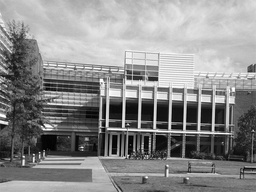
#> input picture PS4-all/PS4-input/transA.jpg, 256 x 192 px, shrunk from 640 x 480 before the run
$ python ps4-1-2.py   (older library calls are emulated)
#> lines starting #> are read from the running program, lines starting #| are printed output that depends on the picture
### PS4-all/PS4-code/Functions.py
import numpy as np
import cv2
from math import *
import random
import itertools

def compute_gradients(image,aperture_size):

    # Gaussian derivative kernels
    g = cv2.getGaussianKernel(aperture_size, -1) * cv2.getGaussianKernel(aperture_size, -1).T
    gy, gx = np.gradient(g)

    # Filter with the kernel computed below and apply to the image and retrieve gradients
    Ix = cv2.filter2D(image, cv2.CV_32F, gx)
    Iy = cv2.filter2D(image, cv2.CV_32F, gy)

    return Ix,Iy

def colors_scaling(gradient): return np.asarray((gradient - np.min(gradient)) / (np.max(gradient) - np.min(gradient)) * 255, dtype="uint8")

def Harris_corner_response(Ix,Iy,alpha,window):

    Ix2 = Ix**2
    Iy2 = Iy**2
    Ixy = np.multiply(Ix,Iy)

    rows,cols = Ix.shape
    window_size = window.shape[0]

    R = np.zeros([rows,cols])

    for r in range(int(floor(window_size / 2.0)), int(rows - floor(window_size / 2.0))):
        min_r = int(r-floor(window_size/2.0))
        max_r = int(r+ceil(window_size/2.0))
        for c in range(int(floor(window_size / 2.0)), int(cols - floor(window_size / 2.0))):

            # Initializing the matrix M

            M = np.zeros([2,2])

            # Compute the dimension of the window in function of the pixel location

            min_c = int(c-floor(window_size/2.0))
            max_c = int(c+ceil(window_size/2.0))

            # Determining the matrix M values

            M[0, 0] = np.sum(np.multiply(window, Ix2[min_r:max_r, min_c:max_c]))
            M[1, 0] = np.sum(np.multiply(window, Ixy[min_r:max_r, min_c:max_c]))
            M[0, 1] = np.sum(np.multiply(window, Ixy[min_r:max_r, min_c:max_c]))
            M[1, 1] = np.sum(np.multiply(window, Iy2[min_r:max_r, min_c:max_c]))


            # Compute the value of R for the matrix M at pixel location [r,c]

            R[r,c] = np.linalg.det(M) - alpha*np.trace(M)

    return R


def Harris_thresholding(R,threshold):
    R[R < threshold] = 0
    return R

# [36 lines left out: functions non_maxima_suppression, corners_markers, not called in this run]

def compute_angle(Ix,Iy): return np.arctan2(Iy, Ix)


# [194 lines left out: functions directions, descriptors_description, descriptors_matching, generate_colors, draw_matches, translational_ransac and 3 more, not called in this run]

### PS4-all/PS4-code/ps4-1-2.py
import os
import cv2
from matplotlib import pyplot as plt
import numpy as np
from Functions import compute_gradients, Harris_corner_response, colors_scaling


os.chdir("/Users/melisandezonta/Documents/Documents/Documents/GTL_courses_second_semester/Computer-Vision/PS4-all/PS4-input/")

images = ["transA","transB","simA","simB"]


plt.figure(figsize=(8,8))

for i in range(len(images)):

    image = cv2.cvtColor(cv2.imread(images[i]+".jpg"), cv2.COLOR_BGR2GRAY)
#> image: shape (192, 256); min 0, max 255, mean 139
    m, n = image.shape
#> m = 192; n = 256


    # Computing X and Y gradient

    Ix, Iy = compute_gradients(image, 3)
#> in compute_gradients, `Ix = cv2.filter2D(image, cv2.CV_32F, gx)`:
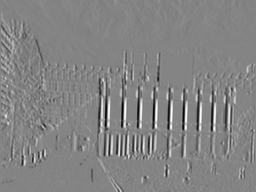
#> Ix: shape (192, 256) float32; min -57.06, max 53.06, mean 0; drawn with min black and max white
#> in compute_gradients, `Iy = cv2.filter2D(image, cv2.CV_32F, gy)`:
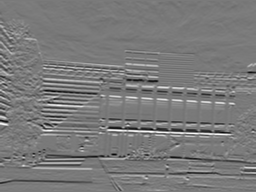
#> Iy: shape (192, 256) float32; min -50.94, max 55.5, mean 0.1; drawn with min black and max white


    # Window chosen as a smoother Gaussian that is higher at the middle and falls off gradually

    window = cv2.getGaussianKernel(5, -1) * cv2.getGaussianKernel(5, -1).T

    # Compute the Harris corner function

    R = Harris_corner_response(Ix,Iy,0.04,window)
#> in Harris_corner_response, `Ix2 = Ix**2`:
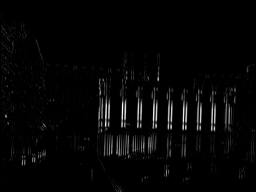
#> Ix2: shape (192, 256) float32; min 0, max 3256.1, mean 73; drawn with min black and max white
#> in Harris_corner_response, `Iy2 = Iy**2`:
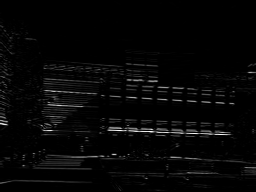
#> Iy2: shape (192, 256) float32; min 0, max 3080.2, mean 77.4; drawn with min black and max white
#> in Harris_corner_response, `Ixy = np.multiply(Ix,Iy)`:
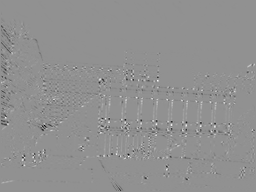
#> Ixy: shape (192, 256) float32; min -1024, max 773.9, mean -2.3; drawn with min black and max white
#> after the loop in Harris_corner_response, `for r in range(int(floor(window_size / 2.0)), int(rows - floor(window_..`:
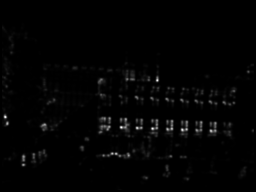
#> R: shape (192, 256) float64; min -7.32, max 285871.3, mean 3798.5; drawn with min black and max white

    # Scale of the colors

    R = colors_scaling(R)

    # Diverse plots

    plt.subplot(2, 4, i+1)
    plt.title("{} original image".format(images[i]))
    plt.imshow(image, cmap="gray")
    plt.draw()

    plt.subplot(2, 4, i+5)
    plt.title("{} Harris value".format(images[i]))
    plt.imshow(R, cmap="gray")
    cv2.imwrite("ps4-1-2-{}.png".format(images[i]), R)
    plt.draw()
#> pass 2 of the loop `for i in range(len(images)):`:
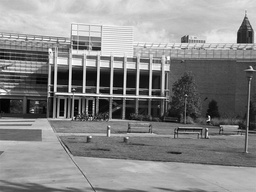
#> input picture PS4-all/PS4-input/transB.jpg, 256 x 192 px, shrunk from 640 x 480 before the run
#> in Harris_corner_response (call 2), `Ixy = np.multiply(Ix,Iy)`:
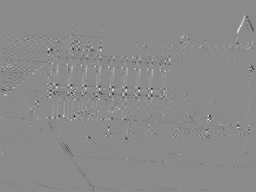
#> Ixy: shape (192, 256) float32; min -941.1, max 789.1, mean -0.9; drawn with min black and max white
#> after the loop in Harris_corner_response (call 2), `for r in range(int(floor(window_size / 2.0)), int(rows - floor(window_..`:
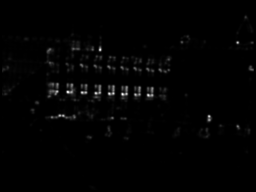
#> R: shape (192, 256) float64; min -16.68, max 294572.8, mean 3301.2; drawn with min black and max white
#> pass 3 of the loop `for i in range(len(images)):`:
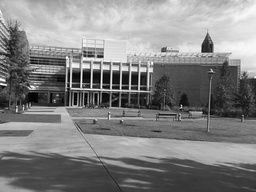
#> input picture PS4-all/PS4-input/simA.jpg, 256 x 192 px, shrunk from 640 x 480 before the run
#> in Harris_corner_response (call 3), `Ixy = np.multiply(Ix,Iy)`:
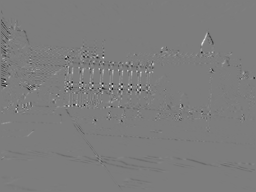
#> Ixy: shape (192, 256) float32; min -858, max 888.2, mean -1.9; drawn with min black and max white
#> after the loop in Harris_corner_response (call 3), `for r in range(int(floor(window_size / 2.0)), int(rows - floor(window_..`:
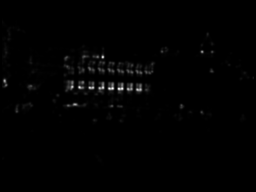
#> R: shape (192, 256) float64; min -0.158, max 349772.4, mean 2872.7; drawn with min black and max white
#> the loop made 4 passes; the first 3 are shown


plt.show()
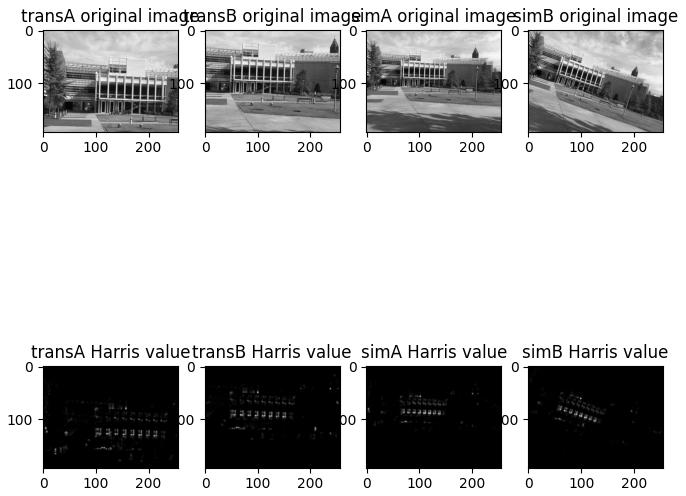
#> figure drawn by matplotlib, 8 panels
